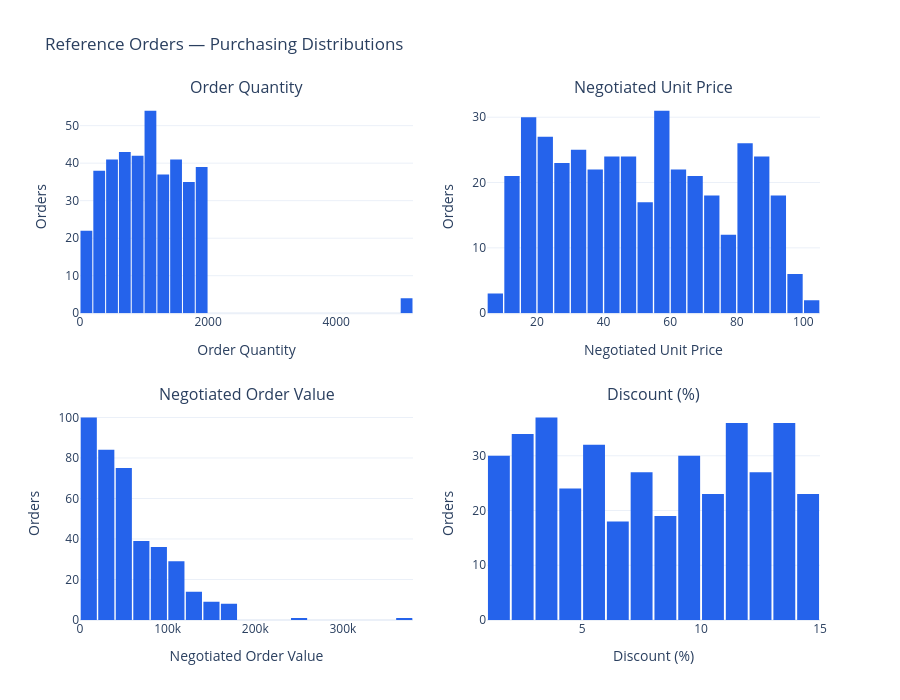
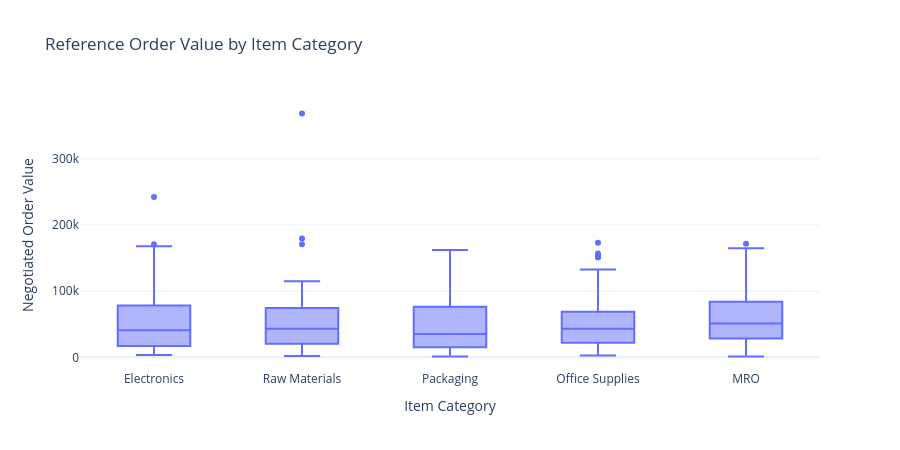

Notebook code for these charts, in order:
### Markdown cell above
## 3. Historical Purchasing Distributions

We visualize only the reference orders before fitting the detector.

Histograms show how frequently different values occur.
Category box plots provide context for differences in purchasing patterns.

Large values and points beyond box-plot whiskers are investigation prompts,
not verified anomalies. We retain these orders in the reference data.

Negotiated order value depends on both quantity and negotiated price,
so these features contain related information.

### Code cell
from plotly.subplots import make_subplots
import plotly.graph_objects as go

feature_labels = {
    "Quantity": "Order Quantity",
    "Negotiated_Price": "Negotiated Unit Price",
    "Negotiated_Order_Value": "Negotiated Order Value",
    "Discount_Percent": "Discount (%)",
}

fig = make_subplots(
    rows=2,
    cols=2,
    subplot_titles=[
        feature_labels[feature] for feature in ANOMALY_FEATURES
    ],
    vertical_spacing=0.18,
)

for position, feature in enumerate(ANOMALY_FEATURES):
    row = position // 2 + 1
    col = position % 2 + 1

    fig.add_trace(
        go.Histogram(
            x=reference_orders[feature],
            nbinsx=25,
            marker_color="#2563EB",
            showlegend=False,
        ),
        row=row,
        col=col,
    )

    fig.update_xaxes(
        title_text=feature_labels[feature], row=row, col=col
    )
    fig.update_yaxes(title_text="Orders", row=row, col=col)

fig.update_layout(
    title="Reference Orders — Purchasing Distributions",
    height=700,
    template="plotly_white",
    bargap=0.08,
)

fig.show()

category_fig = px.box(
    reference_orders,
    x="Item_Category",
    y="Negotiated_Order_Value",
    points="outliers",
    hover_data=["PO_ID", "Quantity", "Negotiated_Price"],
    title="Reference Order Value by Item Category",
    labels={
        "Item_Category": "Item Category",
        "Negotiated_Order_Value": "Negotiated Order Value",
    },
    template="plotly_white",
)

category_fig.update_layout(height=450)
category_fig.show()

### Figure 1 — Plotly figure (JSON) as saved in the notebook; plotly's stock layout.template omitted (floating-point values rounded to 4 significant figures; data arrays with more than 128 entries replaced by an {"elided": "..."} marker saying what was removed)
{"data": [{"marker": {"color": "#2563EB"}, "nbinsx": 25, "showlegend": false, "type": "histogram", "x": {"elided": "396 int values"}, "xaxis": "x", "yaxis": "y"}, {"marker": {"color": "#2563EB"}, "nbinsx": 25, "showlegend": false, "type": "histogram", "x": {"elided": "396 float values"}, "xaxis": "x2", "yaxis": "y2"}, {"marker": {"color": "#2563EB"}, "nbinsx": 25, "showlegend": false, "type": "histogram", "x": {"elided": "396 float values"}, "xaxis": "x3", "yaxis": "y3"}, {"marker": {"color": "#2563EB"}, "nbinsx": 25, "showlegend": false, "type": "histogram", "x": {"elided": "396 float values"}, "xaxis": "x4", "yaxis": "y4"}], "layout": {"annotations": [{"font": {"size": 16}, "showarrow": false, "text": "Order Quantity", "x": 0.225, "xanchor": "center", "xref": "paper", "y": 1, "yanchor": "bottom", "yref": "paper"}, {"font": {"size": 16}, "showarrow": false, "text": "Negotiated Unit Price", "x": 0.775, "xanchor": "center", "xref": "paper", "y": 1, "yanchor": "bottom", "yref": "paper"}, {"font": {"size": 16}, "showarrow": false, "text": "Negotiated Order Value", "x": 0.225, "xanchor": "center", "xref": "paper", "y": 0.41, "yanchor": "bottom", "yref": "paper"}, {"font": {"size": 16}, "showarrow": false, "text": "Discount (%)", "x": 0.775, "xanchor": "center", "xref": "paper", "y": 0.41, "yanchor": "bottom", "yref": "paper"}], "bargap": 0.08, "height": 700, "title": {"text": "Reference Orders — Purchasing Distributions"}, "xaxis": {"anchor": "y", "domain": [0, 0.45], "title": {"text": "Order Quantity"}}, "xaxis2": {"anchor": "y2", "domain": [0.55, 1], "title": {"text": "Negotiated Unit Price"}}, "xaxis3": {"anchor": "y3", "domain": [0, 0.45], "title": {"text": "Negotiated Order Value"}}, "xaxis4": {"anchor": "y4", "domain": [0.55, 1], "title": {"text": "Discount (%)"}}, "yaxis": {"anchor": "x", "domain": [0.59, 1], "title": {"text": "Orders"}}, "yaxis2": {"anchor": "x2", "domain": [0.59, 1], "title": {"text": "Orders"}}, "yaxis3": {"anchor": "x3", "domain": [0, 0.41], "title": {"text": "Orders"}}, "yaxis4": {"anchor": "x4", "domain": [0, 0.41], "title": {"text": "Orders"}}}}

### Figure 2 — Plotly figure (JSON) as saved in the notebook; plotly's stock layout.template omitted (floating-point values rounded to 4 significant figures; data arrays with more than 128 entries replaced by an {"elided": "..."} marker saying what was removed)
{"data": [{"alignmentgroup": "True", "boxpoints": "outliers", "customdata": {"elided": "396x3 mixed values"}, "hovertemplate": "Item Category=%{x}<br>Negotiated Order Value=%{y}<br>PO_ID=%{customdata[0]}<br>Quantity=%{customdata[1]}<br>Negotiated_Price=%{customdata[2]}<extra></extra>", "legendgroup": "", "marker": {"color": "#636efa"}, "name": "", "notched": false, "offsetgroup": "", "orientation": "v", "showlegend": false, "type": "box", "x": {"elided": "396 str values"}, "x0": " ", "xaxis": "x", "y": {"elided": "396 float values"}, "y0": " ", "yaxis": "y"}], "layout": {"boxmode": "group", "height": 450, "legend": {"tracegroupgap": 0}, "title": {"text": "Reference Order Value by Item Category"}, "xaxis": {"anchor": "y", "domain": [0, 1], "title": {"text": "Item Category"}}, "yaxis": {"anchor": "x", "domain": [0, 1], "title": {"text": "Negotiated Order Value"}}}}
